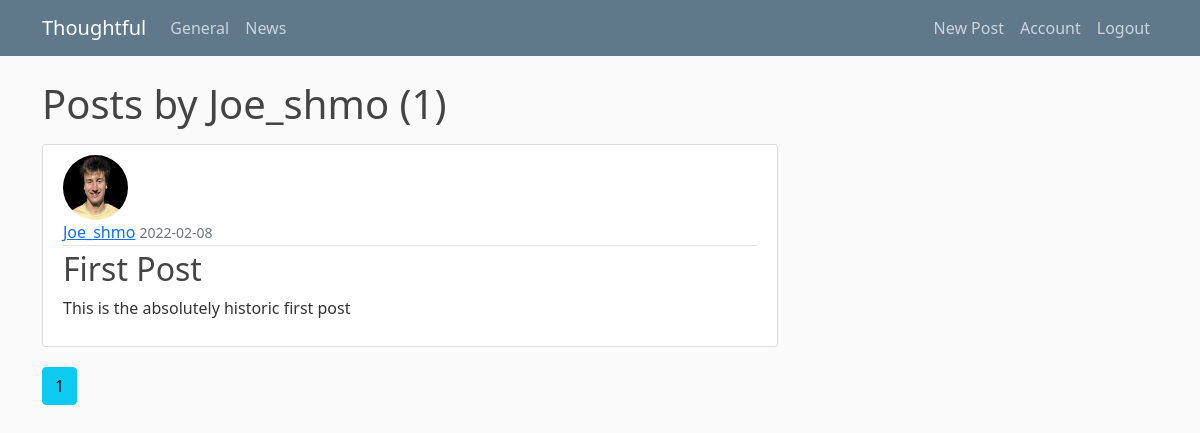
Screenshot of /user/Joe_shmo (signed in) with the database file from the repository.
### App/models.py (models this page shows, shortened)
class User(db.Model, UserMixin):
    id = db.Column(db.Integer, primary_key = True)
    username = db.Column(db.String(20), unique = True, nullable = False)
    email = db.Column(db.String(100), unique = True, nullable = False)
    image_file = db.Column(db.String(20), nullable = False, default = 'default.jpg')
    password = db.Column(db.String(60), nullable = False)
    posts = db.relationship('Post', backref = 'author', lazy = True)

class Post(db.Model):
     id = db.Column(db.Integer, primary_key = True)
     title = db.Column(db.String(100), nullable = False)
     date_posted = db.Column(db.DateTime, nullable = False, default = datetime.utcnow)
     content = db.Column(db.Text, nullable = False)
     user_id = db.Column(db.Integer, db.ForeignKey('user.id'), nullable = False)

### App/users/routes.py (the view)
@users.route("/user/<string:username>")
def user_posts(username):
    page = request.args.get('page', 1, type=int)
    user = User.query.filter_by(username=username).first_or_404()
    posts = Post.query.filter_by(author=user)\
        .order_by(Post.date_posted.desc())\
        .paginate(page=page, per_page = 5)
    return render_template('user_posts.html', posts=posts, user=user)

### App/models.py (called while the page is built)
@login_manager.user_loader
def load_user(user_id):
    return User.query.get(int(user_id))

### App/templates/user_posts.html (shortened to what this page needs)
{% extends 'layout.html' %}
{% block content %}
    <h1 class="mb-3">Posts by {{ user.username }} ({{ posts.total }})</h1>
    {% for post in posts.items %}
    <article class="media content-section">
        <img class="rounded-circle article-img" src="{{ url_for('static', filename='profile_pics/' + post.author.image_file) }}">
        <div class="media-body">
          <div class="article-metadata">
            <a class="mr-2" href="{{ url_for('users.user_posts', username=post.author.username) }}">{{ post.author.username }}</a>
            <small class="text-muted">{{ post.date_posted.strftime('%Y-%m-%d') }}</small>
          </div>
          <h2><a class="article-title" href="{{ url_for('posts.post', post_id=post.id) }}">{{ post.title }}</a></h2>
          <p class="article-content">{{ post.content }}</p>
        </div>
      </article>
    {% endfor %}
    {% for page_num in posts.iter_pages(left_edge=1, right_edge=1, left_current=1, right_current=2) %}
      {% if page_num %}
        {% if posts.page == page_num %}
          <a class="btn btn-info mb-4" href="{{ url_for('users.user_posts', username=user.username, page=page_num) }}">{{ page_num }}</a>
        {% else %}
          <a class="btn btn-outline-info mb-4" href="{{ url_for('users.user_posts', username=user.username, page=page_num) }}">{{ page_num }}</a>
        {% endif %}
      {% endif %}
      {% endfor %}
{% endblock content %}

### App/static/main.css (style rules this page uses)
body { background: #fafafa; color: #333333; margin-top: 5rem; }
h1, h2, h3, h4, h5, h6 { color: #444444; }
.content-section { background: #ffffff; padding: 10px 20px; border: 1px solid #dddddd; border-radius: 3px; margin-bottom: 20px; }
.article-title { color: #444444; text-decoration: none; }
.article-content { white-space: pre-line; text-decoration: none; }
.article-img { height: 65px; width: 65px; margin-right: 16px; }
.article-metadata { padding-bottom: 1px; margin-bottom: 4px; border-bottom: 1px solid #e3e3e3 }

### rows the page displays
User: username "Joe_shmo"
Post: image_file (picture), author.username "Joe_shmo", date_posted "2022-02-08", title "First Post", content "This is the absolutely historic first post"

### other values shown
{{ posts.total }} "1"
{{ page_num }} "1"
